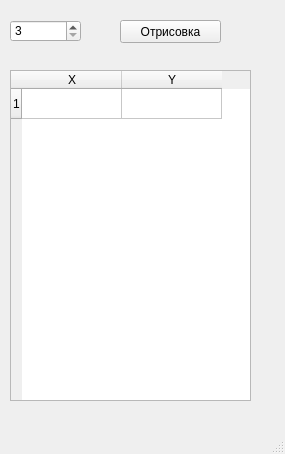
<?xml version="1.0" encoding="UTF-8"?>
<ui version="4.0">
 <class>okno</class>
 <widget class="QMainWindow" name="okno">
  <property name="geometry">
   <rect>
    <x>0</x>
    <y>0</y>
    <width>285</width>
    <height>454</height>
   </rect>
  </property>
  <property name="windowTitle">
   <string>MainWindow</string>
  </property>
  <widget class="QWidget" name="centralwidget">
   <widget class="QSpinBox" name="spinBox">
    <property name="geometry">
     <rect>
      <x>10</x>
      <y>20</y>
      <width>71</width>
      <height>22</height>
     </rect>
    </property>
    <property name="minimum">
     <number>3</number>
    </property>
   </widget>
   <widget class="QPushButton" name="pushButton">
    <property name="geometry">
     <rect>
      <x>120</x>
      <y>20</y>
      <width>101</width>
      <height>23</height>
     </rect>
    </property>
    <property name="text">
     <string>Отрисовка</string>
    </property>
   </widget>
   <widget class="QTableWidget" name="tableWidget">
    <property name="geometry">
     <rect>
      <x>10</x>
      <y>70</y>
      <width>241</width>
      <height>331</height>
     </rect>
    </property>
    <property name="rowCount">
     <number>1</number>
    </property>
    <property name="columnCount">
     <number>2</number>
    </property>
    <row/>
    <column>
     <property name="text">
      <string>X</string>
     </property>
    </column>
    <column>
     <property name="text">
      <string>Y</string>
     </property>
    </column>
   </widget>
  </widget>
  <widget class="QMenuBar" name="menubar">
   <property name="geometry">
    <rect>
     <x>0</x>
     <y>0</y>
     <width>285</width>
     <height>21</height>
    </rect>
   </property>
  </widget>
  <widget class="QStatusBar" name="statusbar"/>
 </widget>
 <resources/>
 <connections/>
</ui>
